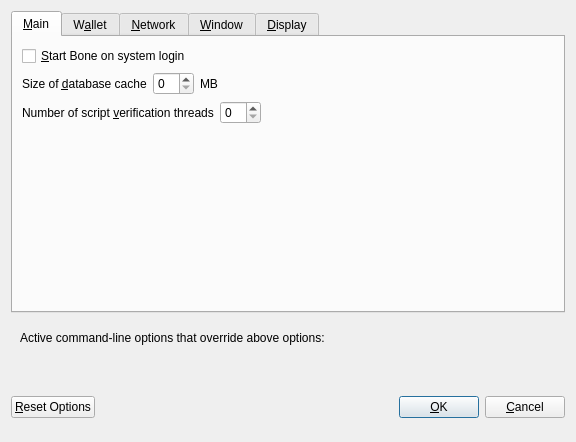
<?xml version="1.0" encoding="UTF-8"?>
<ui version="4.0">
 <class>OptionsDialog</class>
 <widget class="QDialog" name="OptionsDialog">
  <property name="geometry">
   <rect>
    <x>0</x>
    <y>0</y>
    <width>576</width>
    <height>442</height>
   </rect>
  </property>
  <property name="windowTitle">
   <string>Options</string>
  </property>
  <property name="modal">
   <bool>true</bool>
  </property>
  <layout class="QVBoxLayout" name="verticalLayout">
   <item>
    <widget class="QTabWidget" name="tabWidget">
     <property name="currentIndex">
      <number>0</number>
     </property>
     <widget class="QWidget" name="tabMain">
      <attribute name="title">
       <string>&amp;Main</string>
      </attribute>
      <layout class="QVBoxLayout" name="verticalLayout_Main">
       <item>
        <widget class="QCheckBox" name="bitcoinAtStartup">
         <property name="toolTip">
          <string>Automatically start Bone after logging in to the system.</string>
         </property>
         <property name="text">
          <string>&amp;Start Bone on system login</string>
         </property>
        </widget>
       </item>
       <item>
        <layout class="QHBoxLayout" name="horizontalLayout_2_Main">
         <item>
          <widget class="QLabel" name="databaseCacheLabel">
           <property name="text">
            <string>Size of &amp;database cache</string>
           </property>
           <property name="textFormat">
            <enum>Qt::PlainText</enum>
           </property>
           <property name="buddy">
            <cstring>databaseCache</cstring>
           </property>
          </widget>
         </item>
         <item>
          <widget class="QSpinBox" name="databaseCache"/>
         </item>
         <item>
          <widget class="QLabel" name="databaseCacheUnitLabel">
           <property name="text">
            <string>MB</string>
           </property>
           <property name="textFormat">
            <enum>Qt::PlainText</enum>
           </property>
          </widget>
         </item>
         <item>
          <spacer name="horizontalSpacer_2_Main">
           <property name="orientation">
            <enum>Qt::Horizontal</enum>
           </property>
           <property name="sizeHint" stdset="0">
            <size>
             <width>40</width>
             <height>20</height>
            </size>
           </property>
          </spacer>
         </item>
        </layout>
       </item>
       <item>
        <layout class="QHBoxLayout" name="horizontalLayout_3_Main">
         <item>
          <widget class="QLabel" name="threadsScriptVerifLabel">
           <property name="text">
            <string>Number of script &amp;verification threads</string>
           </property>
           <property name="textFormat">
            <enum>Qt::PlainText</enum>
           </property>
           <property name="buddy">
            <cstring>threadsScriptVerif</cstring>
           </property>
          </widget>
         </item>
         <item>
          <widget class="QSpinBox" name="threadsScriptVerif">
           <property name="toolTip">
            <string>(0 = auto, &lt;0 = leave that many cores free)</string>
           </property>
          </widget>
         </item>
         <item>
          <spacer name="horizontalSpacer_3_Main">
           <property name="orientation">
            <enum>Qt::Horizontal</enum>
           </property>
           <property name="sizeHint" stdset="0">
            <size>
             <width>40</width>
             <height>20</height>
            </size>
           </property>
          </spacer>
         </item>
        </layout>
       </item>
       <item>
        <spacer name="verticalSpacer_2">
         <property name="orientation">
          <enum>Qt::Vertical</enum>
         </property>
         <property name="sizeHint" stdset="0">
          <size>
           <width>20</width>
           <height>40</height>
          </size>
         </property>
        </spacer>
       </item>
       <!--<item>
        <widget class="QCheckBox" name="checkBoxZeromintEnable">
         <property name="toolTip">
          <string>Enable automatic minting of Bone units to xBONE</string>
         </property>
         <property name="layoutDirection">
          <enum>Qt::LeftToRight</enum>
         </property>
         <property name="text">
          <string>Enable xBONE Automint</string>
         </property>
        </widget>
       </item>-->
       <!--<item>
        <layout class="QHBoxLayout" name="horizontalLayout_3">
         <item>
          <widget class="QLabel" name="percentage_label">
           <property name="toolTip">
            <string>Percentage of incoming Bone which get automatically converted to xBONE via Zerocoin Protocol (min: 10%)</string>
           </property>
           <property name="text">
            <string>Percentage of autominted xBONE</string>
           </property>
          </widget>
         </item>-->
         <!--<item>
          <widget class="QSpinBox" name="zeromintPercentage">
           <property name="minimum">
            <number>1</number>
           </property>
           <property name="maximum">
            <number>100</number>
           </property>
          </widget>
         </item>
        </layout>
       </item>-->
       <item>
        <layout class="QHBoxLayout" name="horizontalLayout" stretch="0,0">
         <property name="sizeConstraint">
          <enum>QLayout::SetFixedSize</enum>
         </property>
         <!--<item>
          <widget class="QLabel" name="labelPreferredDenom">
           <property name="maximumSize">
            <size>
             <width>16777215</width>
             <height>16777215</height>
            </size>
           </property>
           <property name="toolTip">
            <string>Wait with automatic conversion to Zerocoin until enough Bone for this denomination is available</string>
           </property>
           <property name="text">
            <string>Preferred Automint xBONE Denomination</string>
           </property>
          </widget>
         </item>-->
         <!--<item>
          <widget class="QComboBox" name="preferredDenom">
           <property name="maximumSize">
            <size>
             <width>16777215</width>
             <height>27</height>
            </size>
           </property>
           <property name="toolTip">
            <string>Wait with automatic conversion to Zerocoin until enough Bone for this denomination is available</string>
           </property>
           <property name="maxVisibleItems">
            <number>9</number>
           </property>
           <property name="maxCount">
            <number>9</number>
           </property>
          </widget>
         </item>-->
        </layout>
       </item>
      </layout>
     </widget>
     <widget class="QWidget" name="tabWallet">
      <attribute name="title">
       <string>W&amp;allet</string>
      </attribute>
      <layout class="QVBoxLayout" name="verticalLayout_Wallet">
       <item>
        <layout class="QHBoxLayout" name="horizontalLayout_2_Wallet">
         <item>
          <widget class="QLabel" name="labelStakeSplitThresholdText">
           <property name="text">
            <string>Stake split threshold:</string>
           </property>
          </widget>
         </item>
         <item>
          <widget class="QSpinBox" name="spinBoxStakeSplitThreshold">
           <property name="minimum">
            <number>1</number>
           </property>
           <property name="maximum">
            <number>999999</number>
           </property>
          </widget>
         </item>
        </layout>
       </item>
       <item>
        <widget class="QGroupBox" name="groupBox">
         <property name="title">
          <string>Expert</string>
         </property>
         <layout class="QVBoxLayout" name="verticalLayout_2">
          <item>
           <widget class="QCheckBox" name="coinControlFeatures">
            <property name="toolTip">
             <string>Whether to show coin control features or not.</string>
            </property>
            <property name="text">
             <string>Enable coin &amp;control features</string>
            </property>
           </widget>
          </item>
          <item>
           <widget class="QCheckBox" name="showMasternodesTab">
            <property name="toolTip">
             <string>Show additional tab listing all your masternodes in first sub-tab&lt;br/&gt;and all masternodes on the network in second sub-tab.</string>
            </property>
            <property name="text">
             <string>Show Masternodes Tab</string>
            </property>
           </widget>
          </item>
          <item>
           <widget class="QCheckBox" name="spendZeroConfChange">
            <property name="toolTip">
             <string>If you disable the spending of unconfirmed change, the change from a transaction&lt;br/&gt;cannot be used until that transaction has at least one confirmation.&lt;br/&gt;This also affects how your balance is computed.</string>
            </property>
            <property name="text">
             <string>&amp;Spend unconfirmed change</string>
            </property>
           </widget>
          </item>
         </layout>
        </widget>
       </item>
       <item>
        <spacer name="verticalSpacer_Wallet">
         <property name="orientation">
          <enum>Qt::Vertical</enum>
         </property>
         <property name="sizeHint" stdset="0">
          <size>
           <width>20</width>
           <height>40</height>
          </size>
         </property>
        </spacer>
       </item>
      </layout>
     </widget>
     <widget class="QWidget" name="tabNetwork">
      <attribute name="title">
       <string>&amp;Network</string>
      </attribute>
      <layout class="QVBoxLayout" name="verticalLayout_Network">
       <item>
        <widget class="QCheckBox" name="mapPortUpnp">
         <property name="toolTip">
          <string>Automatically open the Bone client port on the router. This only works when your router supports UPnP and it is enabled.</string>
         </property>
         <property name="text">
          <string>Map port using &amp;UPnP</string>
         </property>
        </widget>
       </item>
       <item>
        <widget class="QCheckBox" name="allowIncoming">
         <property name="toolTip">
          <string>Accept connections from outside</string>
         </property>
         <property name="text">
          <string>Allow incoming connections</string>
         </property>
        </widget>
       </item>
       <item>
        <widget class="QCheckBox" name="connectSocks">
         <property name="toolTip">
          <string>Connect to the Bone network through a SOCKS5 proxy.</string>
         </property>
         <property name="text">
          <string>&amp;Connect through SOCKS5 proxy (default proxy):</string>
         </property>
        </widget>
       </item>
       <item>
        <layout class="QHBoxLayout" name="horizontalLayout_1_Network">
         <item>
          <widget class="QLabel" name="proxyIpLabel">
           <property name="text">
            <string>Proxy &amp;IP:</string>
           </property>
           <property name="textFormat">
            <enum>Qt::PlainText</enum>
           </property>
           <property name="buddy">
            <cstring>proxyIp</cstring>
           </property>
          </widget>
         </item>
         <item>
          <widget class="QValidatedLineEdit" name="proxyIp">
           <property name="minimumSize">
            <size>
             <width>140</width>
             <height>0</height>
            </size>
           </property>
           <property name="maximumSize">
            <size>
             <width>140</width>
             <height>16777215</height>
            </size>
           </property>
           <property name="toolTip">
            <string>IP address of the proxy (e.g. IPv4: 127.0.0.1 / IPv6: ::1)</string>
           </property>
          </widget>
         </item>
         <item>
          <widget class="QLabel" name="proxyPortLabel">
           <property name="text">
            <string>&amp;Port:</string>
           </property>
           <property name="textFormat">
            <enum>Qt::PlainText</enum>
           </property>
           <property name="buddy">
            <cstring>proxyPort</cstring>
           </property>
          </widget>
         </item>
         <item>
          <widget class="QLineEdit" name="proxyPort">
           <property name="minimumSize">
            <size>
             <width>55</width>
             <height>0</height>
            </size>
           </property>
           <property name="maximumSize">
            <size>
             <width>55</width>
             <height>16777215</height>
            </size>
           </property>
           <property name="toolTip">
            <string>Port of the proxy (e.g. 9050)</string>
           </property>
          </widget>
         </item>
         <item>
          <spacer name="horizontalSpacer_1_Network">
           <property name="orientation">
            <enum>Qt::Horizontal</enum>
           </property>
           <property name="sizeHint" stdset="0">
            <size>
             <width>40</width>
             <height>20</height>
            </size>
           </property>
          </spacer>
         </item>
        </layout>
       </item>
       <item>
        <spacer name="verticalSpacer_Network">
         <property name="orientation">
          <enum>Qt::Vertical</enum>
         </property>
         <property name="sizeHint" stdset="0">
          <size>
           <width>20</width>
           <height>40</height>
          </size>
         </property>
        </spacer>
       </item>
      </layout>
     </widget>
     <widget class="QWidget" name="tabWindow">
      <attribute name="title">
       <string>&amp;Window</string>
      </attribute>
      <layout class="QVBoxLayout" name="verticalLayout_Window">
       <item>
        <widget class="QCheckBox" name="minimizeToTray">
         <property name="toolTip">
          <string>Show only a tray icon after minimizing the window.</string>
         </property>
         <property name="text">
          <string>&amp;Minimize to the tray instead of the taskbar</string>
         </property>
        </widget>
       </item>
       <item>
        <widget class="QCheckBox" name="minimizeOnClose">
         <property name="toolTip">
          <string>Minimize instead of exit the application when the window is closed. When this option is enabled, the application will be closed only after selecting Quit in the menu.</string>
         </property>
         <property name="text">
          <string>M&amp;inimize on close</string>
         </property>
        </widget>
       </item>
       <item>
        <spacer name="verticalSpacer_Window">
         <property name="orientation">
          <enum>Qt::Vertical</enum>
         </property>
         <property name="sizeHint" stdset="0">
          <size>
           <width>20</width>
           <height>40</height>
          </size>
         </property>
        </spacer>
       </item>
      </layout>
     </widget>
     <widget class="QWidget" name="tabDisplay">
      <attribute name="title">
       <string>&amp;Display</string>
      </attribute>
      <layout class="QVBoxLayout" name="verticalLayout_Display">
       <item>
        <layout class="QHBoxLayout" name="horizontalLayout_1_Display">
         <item>
          <widget class="QLabel" name="langLabel">
           <property name="text">
            <string>User Interface &amp;language:</string>
           </property>
           <property name="textFormat">
            <enum>Qt::PlainText</enum>
           </property>
           <property name="buddy">
            <cstring>lang</cstring>
           </property>
          </widget>
         </item>
         <item>
          <widget class="QValueComboBox" name="lang">
           <property name="toolTip">
            <string>The user interface language can be set here. This setting will take effect after restarting BONE.</string>
           </property>
          </widget>
         </item>
        </layout>
       </item>
       <item>
        <widget class="QLabel" name="label_3">
         <property name="toolTip">
          <string notr="true"/>
         </property>
         <property name="statusTip">
          <string notr="true"/>
         </property>
         <property name="whatsThis">
          <string notr="true"/>
         </property>
         <property name="accessibleName">
          <string notr="true"/>
         </property>
         <property name="text">
          <string>Language missing or translation incomplete? Help contributing translations here:
https://www.transifex.com/cevap/cevap-translations</string>
         </property>
         <property name="wordWrap">
          <bool>true</bool>
         </property>
         <property name="openExternalLinks">
          <bool>true</bool>
         </property>
         <property name="textInteractionFlags">
          <set>Qt::TextBrowserInteraction</set>
         </property>
        </widget>
       </item>
       <item>
        <layout class="QHBoxLayout" name="horizontalLayout_4_Display" stretch="0,0">
         <item>
          <widget class="QLabel" name="themeLabel">
           <property name="text">
            <string>User Interface Theme:</string>
           </property>
          </widget>
         </item>
         <item>
          <widget class="QValueComboBox" name="theme"/>
         </item>
        </layout>
       </item>
       <item>
        <widget class="Line" name="line">
         <property name="orientation">
          <enum>Qt::Horizontal</enum>
         </property>
        </widget>
       </item>
       <item>
        <layout class="QHBoxLayout" name="horizontalLayout_2_Display">
         <item>
          <widget class="QLabel" name="unitLabel">
           <property name="text">
            <string>&amp;Unit to show amounts in:</string>
           </property>
           <property name="textFormat">
            <enum>Qt::PlainText</enum>
           </property>
           <property name="buddy">
            <cstring>unit</cstring>
           </property>
          </widget>
         </item>
         <item>
          <widget class="QValueComboBox" name="unit">
           <property name="toolTip">
            <string>Choose the default subdivision unit to show in the interface and when sending coins.</string>
           </property>
          </widget>
         </item>
        </layout>
       </item>
       <item>
        <layout class="QHBoxLayout" name="horizontalLayout_5_Display">
         <item>
          <widget class="QLabel" name="digitsLabel">
           <property name="text">
            <string>Decimal digits</string>
           </property>
          </widget>
         </item>
         <item>
          <widget class="QValueComboBox" name="digits"/>
         </item>
        </layout>
       </item>
       <item>
        <widget class="QCheckBox" name="checkBoxHideZeroBalances">
         <property name="toolTip">
          <string>Hide empty balances</string>
         </property>
         <property name="layoutDirection">
          <enum>Qt::LeftToRight</enum>
         </property>
         <property name="text">
          <string>Hide empty balances</string>
         </property>
        </widget>
       </item>
       <item>
        <layout class="QHBoxLayout" name="horizontalLayout_3_Display">
         <item>
          <widget class="QLabel" name="thirdPartyTxUrlsLabel">
           <property name="toolTip">
            <string>Third party URLs (e.g. a block explorer) that appear in the transactions tab as context menu items. %s in the URL is replaced by transaction hash. Multiple URLs are separated by vertical bar |.</string>
           </property>
           <property name="text">
            <string>Third party transaction URLs</string>
           </property>
           <property name="buddy">
            <cstring>thirdPartyTxUrls</cstring>
           </property>
          </widget>
         </item>
         <item>
          <widget class="QLineEdit" name="thirdPartyTxUrls">
           <property name="toolTip">
            <string>Third party URLs (e.g. a block explorer) that appear in the transactions tab as context menu items. %s in the URL is replaced by transaction hash. Multiple URLs are separated by vertical bar |.</string>
           </property>
          </widget>
         </item>
        </layout>
       </item>
       <item>
        <spacer name="verticalSpacer">
         <property name="orientation">
          <enum>Qt::Vertical</enum>
         </property>
         <property name="sizeHint" stdset="0">
          <size>
           <width>20</width>
           <height>40</height>
          </size>
         </property>
        </spacer>
       </item>
      </layout>
     </widget>
    </widget>
   </item>
   <item>
    <widget class="QFrame" name="frame">
     <layout class="QVBoxLayout" name="verticalLayout_Bottom">
      <item>
       <layout class="QHBoxLayout" name="horizontalLayout_Bottom">
        <item>
         <widget class="QLabel" name="overriddenByCommandLineInfoLabel">
          <property name="text">
           <string>Active command-line options that override above options:</string>
          </property>
          <property name="textFormat">
           <enum>Qt::PlainText</enum>
          </property>
         </widget>
        </item>
        <item>
         <spacer name="horizontalSpacer_Bottom">
          <property name="orientation">
           <enum>Qt::Horizontal</enum>
          </property>
          <property name="sizeHint" stdset="0">
           <size>
            <width>40</width>
            <height>20</height>
           </size>
          </property>
         </spacer>
        </item>
       </layout>
      </item>
      <item>
       <widget class="QLabel" name="overriddenByCommandLineLabel">
        <property name="text">
         <string/>
        </property>
        <property name="textFormat">
         <enum>Qt::PlainText</enum>
        </property>
        <property name="wordWrap">
         <bool>true</bool>
        </property>
       </widget>
      </item>
     </layout>
    </widget>
   </item>
   <item>
    <layout class="QHBoxLayout" name="horizontalLayout_Buttons">
     <item>
      <widget class="QPushButton" name="resetButton">
       <property name="toolTip">
        <string>Reset all client options to default.</string>
       </property>
       <property name="text">
        <string>&amp;Reset Options</string>
       </property>
       <property name="autoDefault">
        <bool>false</bool>
       </property>
      </widget>
     </item>
     <item>
      <spacer name="horizontalSpacer_1">
       <property name="orientation">
        <enum>Qt::Horizontal</enum>
       </property>
       <property name="sizeHint" stdset="0">
        <size>
         <width>40</width>
         <height>48</height>
        </size>
       </property>
      </spacer>
     </item>
     <item>
      <widget class="QLabel" name="statusLabel">
       <property name="minimumSize">
        <size>
         <width>200</width>
         <height>0</height>
        </size>
       </property>
       <property name="font">
        <font>
         <weight>75</weight>
         <bold>true</bold>
        </font>
       </property>
       <property name="text">
        <string/>
       </property>
       <property name="textFormat">
        <enum>Qt::PlainText</enum>
       </property>
       <property name="wordWrap">
        <bool>true</bool>
       </property>
      </widget>
     </item>
     <item>
      <spacer name="horizontalSpacer_2">
       <property name="orientation">
        <enum>Qt::Horizontal</enum>
       </property>
       <property name="sizeHint" stdset="0">
        <size>
         <width>40</width>
         <height>48</height>
        </size>
       </property>
      </spacer>
     </item>
     <item>
      <widget class="QPushButton" name="okButton">
       <property name="text">
        <string>&amp;OK</string>
       </property>
       <property name="autoDefault">
        <bool>false</bool>
       </property>
       <property name="default">
        <bool>true</bool>
       </property>
      </widget>
     </item>
     <item>
      <widget class="QPushButton" name="cancelButton">
       <property name="text">
        <string>&amp;Cancel</string>
       </property>
       <property name="autoDefault">
        <bool>false</bool>
       </property>
      </widget>
     </item>
    </layout>
   </item>
  </layout>
 </widget>
 <customwidgets>
  <customwidget>
   <class>QValidatedLineEdit</class>
   <extends>QLineEdit</extends>
   <header>qvalidatedlineedit.h</header>
  </customwidget>
  <customwidget>
   <class>QValueComboBox</class>
   <extends>QComboBox</extends>
   <header>qvaluecombobox.h</header>
  </customwidget>
 </customwidgets>
 <resources/>
 <connections/>
</ui>
